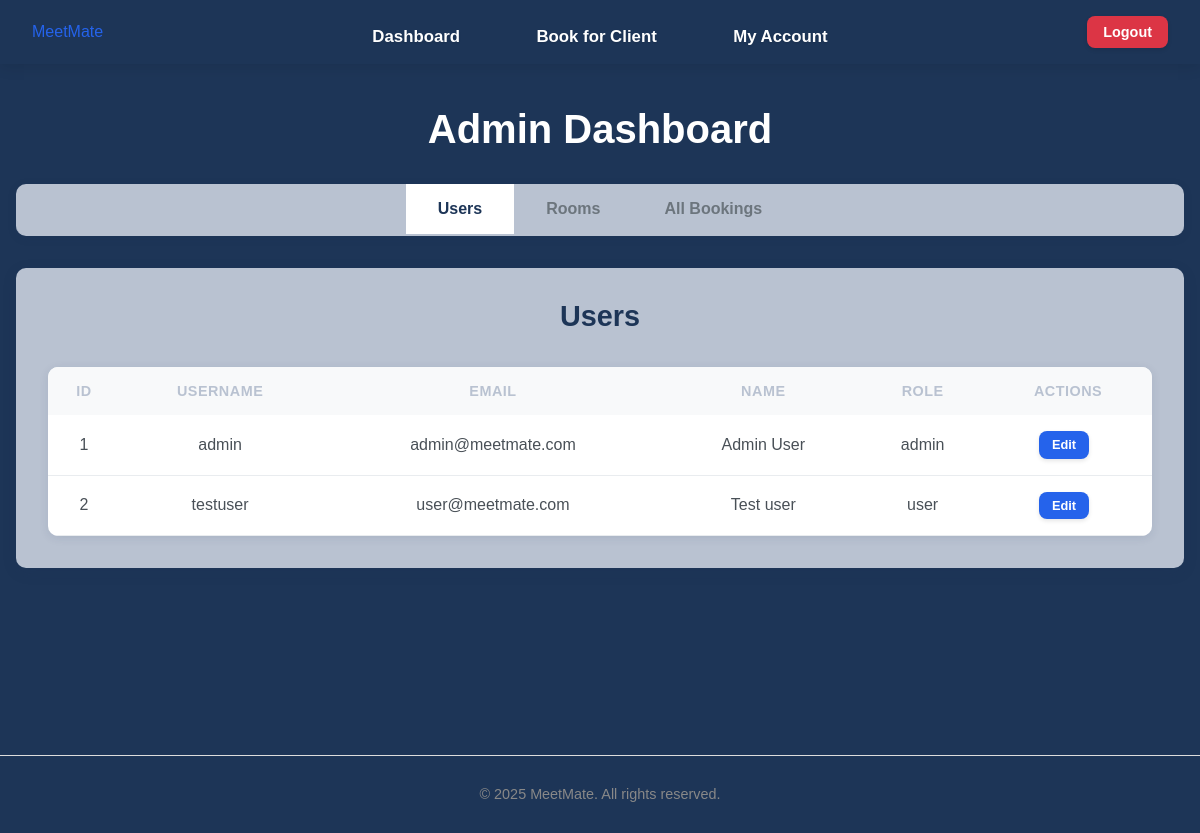
The page /admin (signed in) on the database its author committed.
### tables this page shows
CREATE TABLE users (
                id INTEGER PRIMARY KEY AUTOINCREMENT,
                username TEXT NOT NULL UNIQUE,
                email TEXT NOT NULL UNIQUE,
                password TEXT NOT NULL,
                firstname TEXT,
                lastname TEXT,
                dob TEXT,
                address TEXT,
                role TEXT DEFAULT 'user'
            );

### app.py (the view)
@app.route('/admin')
@login_required
@admin_required
def admin():
    connection = get_database_connection()
    cursor = connection.cursor()
    cursor.execute("SELECT * FROM users ORDER BY username")
    users = [dict(row) for row in cursor.fetchall()]
    cursor.execute("SELECT * FROM rooms ORDER BY name")
    rooms = [dict(row) for row in cursor.fetchall()]
    now = datetime.now()
    current_date = now.date()
    current_time = now.time()
    from datetime import date
    today = date.today().strftime('%Y-%m-%d')
    cursor.execute('''
        SELECT
            b.id,
            b.date,
            b.time_start,
            b.time_end,
            b.notes,
            u.username,
            r.name as room_name,
            admin.username as admin_name
        FROM bookings b
        JOIN users u ON b.user_id = u.id
        JOIN rooms r ON b.room_id = r.id
        LEFT JOIN users admin ON b.booking_admin_id = admin.id
        WHERE b.date = ?
        ORDER BY b.time_start
    ''', (today,))
    today_bookings = []
    for row in cursor.fetchall():
        booking = dict(row)
        if booking['admin_name']:
            booking['booked_by'] = f"Admin: {booking['admin_name']}"
        else:
            booking['booked_by'] = "Self"
        booking_date = date.fromisoformat(booking['date'])
        booking_start_time = time.fromisoformat(booking['time_start'] + ':00' if len(booking['time_start']) == 5 else booking['time_start'])
        if booking_date == current_date:
            booking['can_cancel'] = current_time < booking_start_time
            booking['status'] = 'Complete' if current_time >= booking_start_time else None
        else:
            booking['can_cancel'] = True
            booking['status'] = None
        today_bookings.append(booking)
    cursor.execute('''
        SELECT
            b.id,
            b.date,
            b.time_start,
            b.time_end,
            b.notes,
            u.username,
            r.name as room_name,
            admin.username as admin_name
        FROM bookings b
        JOIN users u ON b.user_id = u.id
        JOIN rooms r ON b.room_id = r.id
        LEFT JOIN users admin ON b.booking_admin_id = admin.id
        ORDER BY b.date, b.time_start
    ''')
    all_bookings = []
    for row in cursor.fetchall():
        booking = dict(row)
        if booking['admin_name']:
            booking['booked_by'] = f"{booking['admin_name']}"
        else:
            booking['booked_by'] = "Self"
        booking_date = date.fromisoformat(booking['date'])
        booking_start_time = time.fromisoformat(booking['time_start'] + ':00' if len(booking['time_start']) == 5 else booking['time_start'])
        if booking_date > current_date:
            booking['can_cancel'] = True
            booking['status'] = None
        elif booking_date == current_date:
            booking['can_cancel'] = current_time < booking_start_time
            booking['status'] = 'Complete' if current_time >= booking_start_time else None
        else:
            booking['can_cancel'] = False
            booking['status'] = 'Complete'
        all_bookings.append(booking)
    connection.close()
    return render_template('admin.html', users=users, rooms=rooms, bookings=all_bookings, today_bookings=today_bookings, today_date=today)

### app.py (called while the page is built)
def get_database_path():
    app_directory = app.root_path
    instance_directory = os.path.join(app_directory, 'instance')
    os.makedirs(instance_directory, exist_ok=True)
    database_path = os.path.join(instance_directory, 'meetmate.db')
    return database_path

def get_database_connection():
    db_path = get_database_path()
    connection = sqlite3.connect(db_path)
    connection.row_factory = sqlite3.Row
    return connection

def get_user_by_id(user_id):
    connection = get_database_connection()
    cursor = connection.cursor()
    cursor.execute("SELECT * FROM users WHERE id = ?", (user_id,))
    user = cursor.fetchone()
    connection.close()
    if user:
        return dict(user)
    return None

def login_required(f):
    @wraps(f)
    def decorated_function(*args, **kwargs):
        if 'user_id' not in session:
            flash('Please login to access this page', 'error')
            return redirect(url_for('login'))
        user = get_user_by_id(session['user_id'])
        if not user:
            session.clear()
            flash('Your account is no longer valid. Please login again.', 'warning')
            return redirect(url_for('login'))
        return f(*args, **kwargs)
    return decorated_function

def admin_required(f):
    @wraps(f)
    def decorated_function(*args, **kwargs):
        if 'user_id' not in session or session.get('role') != 'admin':
            flash('Admin access required for this page', 'error')
            return redirect(url_for('dashboard'))
        user=get_user_by_id(session['user_id'])
        if not user or user['role'] != 'admin':
            session.clear()
            flash('Admin session expired. Please login again.', 'warning')
            return redirect(url_for('login'))
        return f(*args, **kwargs)
    return decorated_function

### templates/admin.html (shortened to what this page needs)
{% extends "base.html" %}
{% block content %}
<div class="admin-dashboard">
    <h1>Admin Dashboard</h1>
    <div class="admin-tabs">
        <button class="tab-btn active" data-tab="users-tab">Users</button>
        <button class="tab-btn" data-tab="rooms-tab">Rooms</button>
        <button class="tab-btn" data-tab="bookings-tab">All Bookings</button>
    </div>
    <div class="tab-content">
        <div id="users-tab" class="tab-pane active">
            <div class="section-header">
                <h2>Users</h2>
            </div>
            <div class="table-responsive">
                <table class="admin-table">
                    <thead>
                        <tr>
                            <th>ID</th>
                            <th>Username</th>
                            <th>Email</th>
                            <th>Name</th>
                            <th>Role</th>
                            <th>Actions</th>
                        </tr>
                    </thead>
                    <tbody>
                        {% for user in users %}
                            <tr>
                                <td>{{ user.id }}</td>
                                <td>{{ user.username }}</td>
                                <td>{{ user.email }}</td>
                                <td>{{ user.firstname }} {{ user.lastname }}</td>
                                <td>{{ user.role }}</td>
                                <td>
                                    <button class="btn btn-sm btn-primary edit-user-btn"
                                            data-id="{{ user.id }}"
                                            data-username="{{ user.username }}"
                                            data-email="{{ user.email }}"
                                            data-firstname="{{ user.firstname }}"
                                            data-lastname="{{ user.lastname }}"
                                            data-dob="{{ user.dob }}"
                                            data-address="{{ user.address }}"
                                            data-role="{{ user.role }}">
                                        Edit
                                    </button>
                                </td>
                            </tr>
                        {% endfor %}
                    </tbody>
                </table>
            </div>
        </div>
    </div>
</div>
{% endblock %}

### static/css/style.css (style rules this page uses)
body { font-family: Arial, sans-serif; color: #333; background-color: #1d3557; margin: 0; padding: 0; }
h1, h2, h3, h4, h5, h6 { margin-bottom: 1rem; font-weight: bold; }
.btn { display: inline-block; padding: 0.75rem 1.5rem; border: none; border-radius: 8px; cursor: pointer; font-size: 1rem; font-weight: 600; text-decoration: none; text-align: center; transition: all 0.3s ease; box-shadow: 0 2px 4px rgba(0, 0, 0, 0.1); }
.btn-primary { background-color: #2563eb; color: white; padding: 0.75rem 2rem; border-radius: 8px; font-weight: 600; border: none; cursor: pointer; text-decoration: none; display: inline-block; font-size: 1rem; transition: all 0.3s ease; }
.btn-sm { padding: 0.5rem 1rem; font-size: 0.875rem; }
.admin-dashboard { padding: 0rem 0; background-color: #1d3557; min-height: calc(100vh - 200px); }
.admin-dashboard h1 { color: white; font-size: 2.5rem; font-weight: 700; margin-bottom: 2rem; text-align: center; }
.admin-tabs { margin-bottom: 2rem; border-bottom: 2px solid #b9c2d1; background-color: #b9c2d1; border-radius: 10px; overflow: hidden; box-shadow: 0 2px 10px rgba(29, 53, 87, 0.1); display: flex; justify-content: center; }
.tab-btn { background: #b9c2d1; border: none; padding: 1rem 2rem; cursor: pointer; font-size: 1rem; font-weight: 600; color: #6c757d; transition: all 0.3s ease; }
.tab-btn.active { color: #1d3557; background-color: white; border-bottom-color: #2563eb; }
.tab-content { background-color: #b9c2d1; border-radius: 10px; box-shadow: 0 4px 15px rgba(29, 53, 87, 0.1); overflow: hidden; }
.tab-pane { display: none; padding: 2rem; }
.tab-pane.active { display: block; }
.section-header { margin-bottom: 1rem; text-align: center; border-bottom: 2px solid #b9c2d1; padding-bottom: 1rem; }
.section-header h2 { color: #1d3557; margin: 0; font-size: 1.8rem; font-weight: 600; }
.table-responsive { overflow-x: auto; border-radius: 10px; box-shadow: 0 2px 10px rgba(29, 53, 87, 0.1); }
.admin-table { width: 100%; border-collapse: collapse; background-color: white; }
.admin-table th { color: #b9c2d1; padding: 1rem 0.75rem; text-align: center; font-weight: 600; font-size: 0.9rem; text-transform: uppercase; letter-spacing: 0.5px; }
.admin-table td { padding: 1rem 0.75rem; text-align: center; border-bottom: 1px solid #e9ecef; color: #495057; vertical-align: middle; }
.admin-table th { background-color: #f8f9fa; font-weight: bold; }
.admin-table .btn { padding: 0.5rem 1rem; border-radius: 8px; font-size: 0.85rem; font-weight: 600; border: none; cursor: pointer; text-decoration: none; display: inline-block; margin-right: 0.5rem; transition: all 0.3s ease; box-shadow: 0 2px 4px rgba(0, 0, 0, 0.1); }
.admin-table .btn-primary { background-color: #2563eb; color: white; }
.admin-table .btn-sm { padding: 0.4rem 0.8rem; font-size: 0.8rem; }

### rows shown on the page
users: id "1", username "admin", email "admin@meetmate.com", firstname "Admin", lastname "User", role "admin"
users: id "2", username "testuser", email "user@meetmate.com", firstname "Test", lastname "user", role "user"
